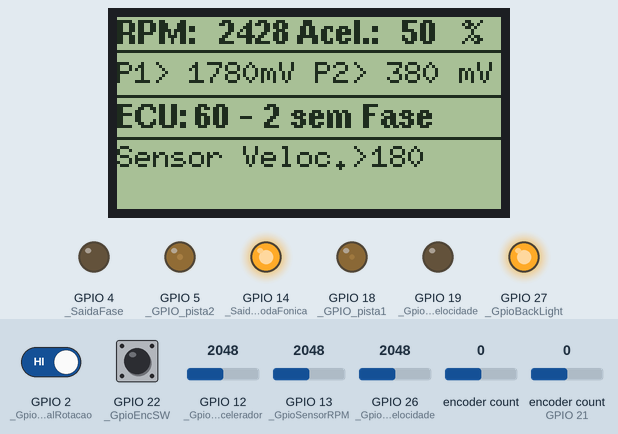
The program below on a simulated ESP32. Shown: 128×64 one-colour display, output pins drawn as LEDs (lit = HIGH). Dashed ring = blinking. The test bench sets the inputs (shaded band); at power-on: GPIO 22 (_GpioEncSW) HIGH, GPIO 2 (_GpioLigaSinalRotacao) HIGH, GPIO 12 (_GpioSensorAcelerador) = 2048, GPIO 13 (_GpioSensorRPM) = 2048, GPIO 26 (_GpioSensorVelocidade) = 2048, encoder count 0, encoder count (sensor on GPIO 21) 0. What the program prints to the serial monitor is not drawn.

Above: at 3.2 s.
3.3 s: GPIO 22 (_GpioEncSW) pulled LOW for 0.15 s
At 3.86 s:
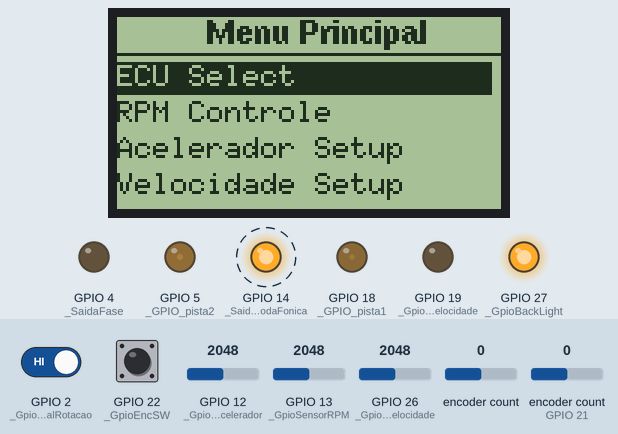
4.0 s: GPIO 22 (_GpioEncSW) pulled LOW for 1 s
At 5.45 s:
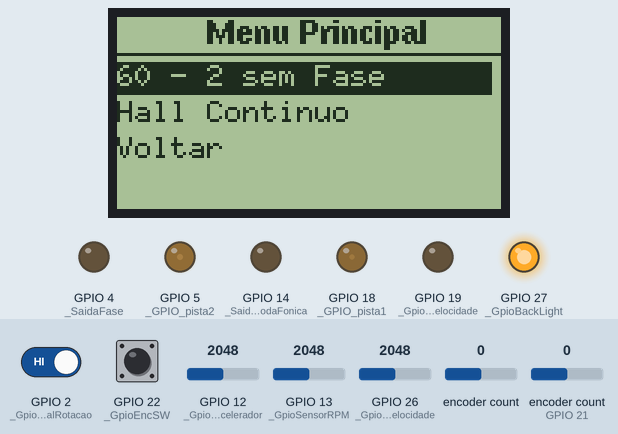
5.6 s: GPIO 22 (_GpioEncSW) pulled LOW for 0.15 s
At 6.2 s:
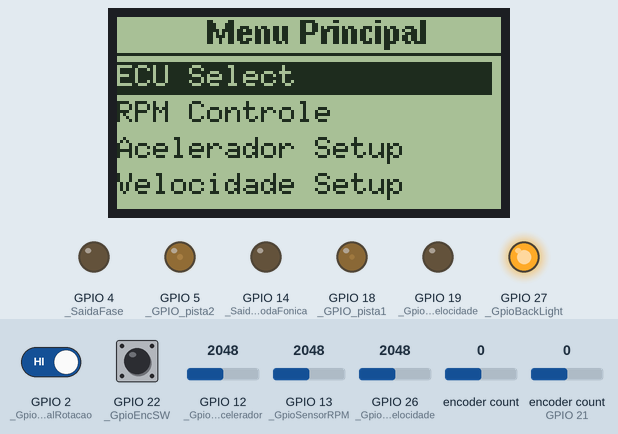
6.3 s: GPIO 2 (_GpioLigaSinalRotacao) driven LOW
At 7.1 s:
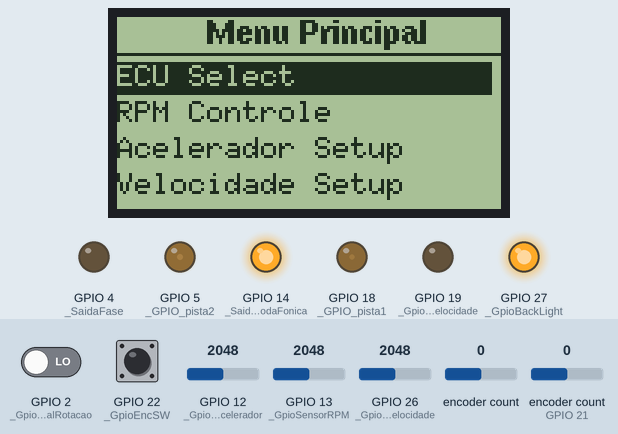
7.8 s: GPIO 2 (_GpioLigaSinalRotacao) driven HIGH
At 9.3 s:
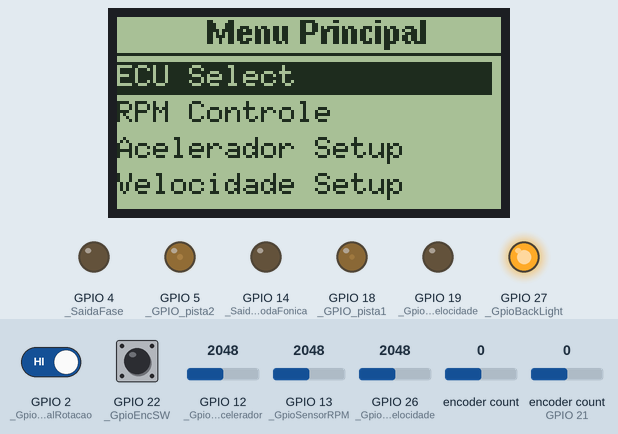
Timing chart, 0 to 11.8 s (numbered marks = the images above; inputs shaded):
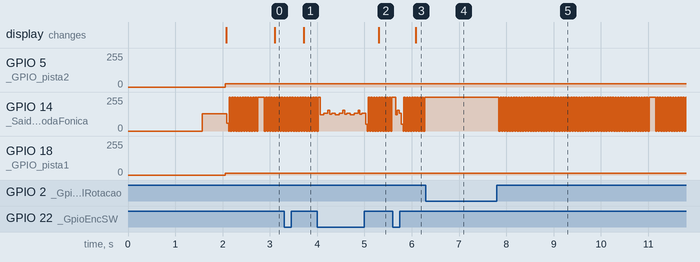

The program:

main.cpp
```cpp
#include <U8g2lib.h>
#include "esp_system.h"

#include <Arduino.h>
#include <HardwareSerial.h>
#include <WString.h>

#include <rom/gpio.h>
#include <ESP32Encoder.h>

/*GPIO1*/
/*GPIO2*/ #define _GpioLigaSinalRotacao 2       //Chave ligar sinal de rotação ativa em nivel alto
/*GPIO3*/
/*GPIO4*/ #define _SaidaFase 4                  // Saida sinal fase para placa de conversão
/*GPIO5*/ #define _GPIO_pista2 5                 // define GPIO 5 com saida PWM para pista 2
/*GPIO12*/#define _GpioSensorAcelerador 12      // Potenciometro controle Acelerador
/*GPIO13*/#define _GpioSensorRPM 13             // Potenciometro controle rpm
/*GPIO14*/#define _SaidaRodaFonica 14           //Saida sinal Rotação para placa de conversão
/*GPIO15*/
/*GPIO16*/
/*GPIO17*/
/*GPIO18*/#define _GPIO_pista1 18                //saida PWM para pista 1
/*GPIO19*/#define _GpioSaidaSinalVelocidade 19  //Saida sinal velocidade
/*GPIO21*/#define _GpioEncCLK 21                 //Botão Giro encoder
/*GPIO22*/#define _GpioEncSW 22                 //Botão click encoder
/*GPIO23*/#define _GpioEncDT 23               //Botão Giro encoder
/*GPIO25  UG2Lib*/
/*GPIO26 */#define _GpioSensorVelocidade 26 // Potenciometro controle velocidade
/*GPIO27*/#define _GpioBackLight 27 // Iluminação do display
/*GPIO32 UG2Lib*/
/*GPIO33 UG2Lib*/
/*GPIO34 UG2Lib*/
/*GPIO35*/
/*GPIO36*/
/*GPIO39*/

String Rotacao [][200] {
  /*index 0 - 60-2*/{
    "0", "1", "0", "1", "0", "1", "0", "1", "0", "1", "0", "1", "0", "1", "0", "1", "0", "1", "0", "1",
    "0", "1", "0", "1", "0", "1", "0", "1", "0", "1", "0", "1", "0", "1", "0", "1", "0", "1", "0", "1",
    "0", "1", "0", "1", "0", "1", "0", "1", "0", "1", "0", "1", "0", "1", "0", "1", "0", "1", "0", "1",
    "0", "1", "0", "1", "0", "1", "0", "1", "0", "1", "0", "1", "0", "1", "0", "1", "0", "1", "0", "1",
    "0", "1", "0", "1", "0", "1", "0", "1", "0", "1", "0", "1", "0", "1", "0", "1", "0", "1", "0", "1",
    "0", "1", "0", "1", "0", "1", "0", "1", "0", "1", "0", "1", "0", "1", "0", "1", "0", "0", "0", "F"
  },
  /*index "1" - Hall Continuo*/{
    "1", "0", "0", "1", "0", "0", "1", "0", "F"
  },

  /*index "2" - PLD 6 Cil*/{
    "1", "1", "0", "F"
  },
  /*index "1" - PLD 6 Cil*/{
    "1", "1", "0", "F"
  },
  /*index "1" - PLD 6 Cil*/{
    "1", "1", "0", "F"
  },
  /*index "1" - PLD 6 Cil*/{
    "1", "1", "0", "F"
  },
  /*index "1" - PLD 6 Cil*/{
    "1", "1", "0", "F"
  },
  /*index "1" - PLD 6 Cil*/{
    "1", "1", "0", "F"
  }
};


volatile int _indiceItensMenuECU = 0;


String itensMenuECU[] =
{
  "60 - 2 sem Fase",     /*0*/
  "Hall Continuo",  /*1*/
  "Voltar"      /*8*/
};


// --- Variáveis Globais ---
int _indiceMenu = 0;
String itensMenu[] =
{
  "ECU Select",
  "RPM Controle",
  "Acelerador Setup",
  "Velocidade Setup",
  "Voltar"
};


String itensMenuParametros[5] =
{
  "aaaaaaaa",
  "bbbbbbbb",
  "cccccccc",
  "dddddddd",
  "Voltar"
};
String itensAjuste[3] =
{
  "RPM",
  "ACEL",
  "AMP"
};

unsigned leitura;
unsigned _TamnhoMenu = 0;

long oldPosition  = -999;
int OldRpmSet = 0;
int OldAcelSet = 0;
int OldAmpSet = 30;
int OlditensMenuECUSel = 0;

volatile int RpmSet;
volatile int RpmSetInjetor;
volatile int AcelSet;

int numeroItensAjuste;
int itensMenuECUSel = 1;
int itensMenuParametrosSel = 0;
int coluna;
int linha;
int interrupcao = 0;
int counter = 0; //
int _intervalo;  //
int teste = 0;   //
int pwm2Duty = 50;    //PWM 1 sem uso
int media = 0;   //Define a média das leituras
int _PMSDentes = 60;     //Define a dentes roda fonica
int _PMSFalha = 2;    //Define a dentes roda fonica
//int _SensorPMS = 1; //Define tipo sensor roda fonica 1=Hall 2 = Fonico
int _idMenu = 0;     //Define menu geral
int _idSubMenu = 0;    //Define menu geral
int _idMenuBobina = 0;    //Define menu geral
int _idMenuRelPrin = 0;   //Define menu geral
int _idMenuPMS = 0;;     //Define valor nuPMS
int _idMenuImmo = 0;
int _DisplayTempAgua = 0;
int _DisplayTempAr = 0;
int _DisplayMAP = 0;
//int _SinalRotacao = 20; //Recebe analogRead(_GpioSinalRotacao)
int _SinalVelocidade = analogRead(_GpioSensorVelocidade); //Recebe analogRead(_GpioSensorVelocidade)
int _clockDivisor = 12;

int media1 = 0;
int valor = 0;
int med = 0;


double _MenuTimer = 0;
int _HzSendorRotacao = 30;
double _PVCorrente = 0.0;
double _STCorrente = 0.590;
double _PVTensao = 12.85;

double medir = millis() + 500;
double _lagMenu = millis();

String _txtPMS = "60-2";
String _txtImmoStatus = "Ativo";
String _txtSensor = "Hall";
String _txtRP = "(-)";
String _txtFase = "Nao";
String _ECUModelo = "ME749-C3-1.4-Flex";

char *itensSubMenu[5];
char flag_enc = 1;
char pwm1Status = 0;
char pwm2Status = 0;

boolean    _ajusteRPM = 0;
boolean    _ajusteAcel = 0;
boolean    _ajusteAmp = 0;
boolean    _ajusteMenuECU = 0;

boolean    _flagEncoder = 0; //indica giro do emcoder
boolean    _flagMenu = 0;    //Habilta menu
boolean    _flagSubMenu = 0; //Habilta submenu
boolean    _flagSelect = 0;    //Habilta Botão Select
boolean    _fase = 1;      //Habilta sinal da fas
boolean    _encoder = 0;
volatile boolean    _acionaRpm = 0;

float ECT = 0.00;
float ACT = 0.00;

U8G2_ST7920_128X64_1_SW_SPI u8g2(U8G2_R0, /* Enable=*/25, /* RW=*/32, /* RS=*/33, /* reset=*/  34);

ESP32Encoder encoder;

// --- Protótipo das Funções ---
//TaskHandle_t Task1;
//void coreTaskZero( void * pvParameters );
//void coreTaskOne( void * pvParameters );
//void u8g_prepare();
void CarregaVariaveisMenu();
void startTimer();
void LerEncoder();
void TelaInicial();
void TelaPrincipal();
void TelaMenu();
void TelaMenuECU();
void TelaMenuParametros();
void draw(int tela);
void stopTimer();
void cb_timer();
void StrCpy (int *destino, int *origem);

TaskHandle_t InterfaceTasck;
TaskHandle_t TaskControleCorrente;
TaskHandle_t TaskRodaFonica;
TaskHandle_t TaskSaidaVelocidade;

//void InterfaceTasck( void * pvParameters );
void TaskControleCorrenteCode( void * pvParameters );
void SaidaVelocidade( void * pvParameters );
void RodaFonica( void * pvParameters );
void InterfaceCode( void * pvParameters );
// LED pins


void setup() {
  Serial.begin(115200);

  encoder.setCount(0);// set starting count value
  encoder.attachHalfQuad(_GpioEncCLK, _GpioEncDT); // Define GPIO do encode CLK e DT

  Serial.begin(115200);
  Serial.println("Inicio Sistema");

  u8g2.begin();
  u8g2.enableUTF8Print();

  pinMode(_SaidaFase, OUTPUT);
  pinMode(_SaidaRodaFonica, OUTPUT);
  pinMode(_GPIO_pista1, OUTPUT);
  pinMode(_GPIO_pista2, OUTPUT);
  pinMode(_GpioSaidaSinalVelocidade, OUTPUT);
  pinMode(_GpioBackLight, OUTPUT);

  pinMode(_GpioLigaSinalRotacao, INPUT);
  //pinMode(_GpioSinalRotacao, INPUT);
  pinMode(_GpioEncCLK, INPUT);
  pinMode(_GpioEncDT, INPUT);
  pinMode(_GpioEncSW, INPUT);
  pinMode(_GpioSensorVelocidade, INPUT);

  u8g2.setFontRefHeightExtendedText();
  u8g2.setFontPosTop();

  ledcAttachPin(_GPIO_pista1, 0);//Atribuimos o pino 23 ao canal 0.
  ledcSetup(0, 1000, 8);//Atribuimos ao canal 0 a frequencia de 1000Hz com resolucao de 10bits.

  ledcAttachPin(_GPIO_pista2, 1);//Atribuimos o pino 22 ao canal 1.
  ledcSetup(1, 1000, 8);//Atribuimos ao canal 1 a frequencia de 1000Hz com resolucao de 10bits.
  digitalWrite(_GpioBackLight, 1);

  xTaskCreatePinnedToCore(
    InterfaceCode,   /* Task function. */
    "InterfaceTasck",     /* name of task. */
    10000,       /* Stack size of task */
    NULL,        /* parameter of the task */
    3,           /* priority of the task */
    &InterfaceTasck,      /* Task handle to keep track of created task */
    1);          /* pin task to core 0 */
  delay(500);

  xTaskCreatePinnedToCore(
    TaskControleCorrenteCode,   /* Task function. */
    "TaskControleCorrente",     /* name of task. */
    10000,       /* Stack size of task */
    NULL,        /* parameter of the task */
    1,           /* priority of the task */
    &TaskControleCorrente,      /* Task handle to keep track of created task */
    1);          /* pin task to core 0 */
  delay(500);

  xTaskCreatePinnedToCore(
    SaidaVelocidade,   /* Task function. */
    "TaskSaidaVelocidade",     /* name of task. */
    2000,       /* Stack size of task */
    NULL,        /* parameter of the task */
    1,           /* priority of the task */
    &TaskSaidaVelocidade,      /* Task handle to keep track of created task */
    1);          /* pin task to core 0 */
  delay(500);


  xTaskCreatePinnedToCore(
    RodaFonica,   /* Task function. */
    "TaskRodaFonica",     /* name of task. */
    10000,       /* Stack size of task */
    NULL,        /* parameter of the task */
    1,           /* priority of the task */
    &TaskRodaFonica,      /* Task handle to keep track of created task */
    0);          /* pin task to core 1 */
  delay(500);


}

void InterfaceCode( void * pvParameters ) {
  Serial.print("Task1 running on core ");
  Serial.println(xPortGetCoreID());

  while (true) {
    media = 0;
    TelaInicial();
    delay(2000);

simulando: /*Inicio Área de Simulação*/

    if (digitalRead(_GpioLigaSinalRotacao) == LOW) { /*Sinal da chave que liga sinal de rotação*/

      digitalWrite(_SaidaRodaFonica, 1);
      digitalWrite(_SaidaFase, 1);
      RpmSet = 0;
      OldRpmSet = 0;
    } else {
      RpmSetInjetor = map(analogRead(_GpioSensorRPM), 1, 4095, 3000, 50);
    }

    AcelSet = map(analogRead(_GpioSensorAcelerador), 1, 4095, 0, 100);
    ledcWrite(0, map(AcelSet, 0, 100, 25, 5));
    ledcWrite(1, map(AcelSet, 0, 100, 35, 16));
    _HzSendorRotacao = map(analogRead(_GpioSensorVelocidade), 1, 4095, 60, 300);


    if (!digitalRead(_GpioEncSW)) {/*Sinal da chave encoder acionada*/
      _flagMenu = 1;
      _MenuTimer += 1;
    } else {
      _lagMenu = millis() + 1000;
    }


    if (digitalRead(_GpioEncSW)& _MenuTimer > 1) {/*Sinal da chave encoder livre e variavel menu >1*/
      numeroItensAjuste += 1;
      _MenuTimer = 0;
      _MenuTimer = 1;
      _flagMenu = 0;
      _flagSubMenu = 0;
      _idMenu = 0;
      //_indiceItensMenuECU = 0;
      goto menuPrincipal;
      if (numeroItensAjuste > 2)numeroItensAjuste = 0;
    }

    TelaPrincipal();

    goto simulando;  /* ----------< Termino Área de Simulação >--------------*/

menuPrincipal:       /*------------< Inicio Area de Menu >---------------  */
    _flagMenu = 0;
    TelaMenu();
    while (!digitalRead(_GpioEncSW)) { /*Sinal da chave encoder acionada*/
      _flagMenu = 1;
    }

    if (digitalRead(_GpioEncSW) & _flagMenu == 1 & _idMenu == 4 ) {
      _flagMenu = 0;
      goto simulando;
    }

    if (_idMenu == 0 & _flagMenu == 1) {
      goto subMenu;
    }

    goto menuPrincipal; /**/

subMenu: /* Area de Sub menu */

    _flagMenu = 0;
    TelaMenuECU();

    while (!digitalRead(_GpioEncSW)) { /*Sinal da chave encoder acionada*/
      _flagMenu = 1;
    }
    if (digitalRead(_GpioEncSW) & _flagMenu == 1 ) {
      if (_idMenu < sizeof(itensMenuECU) / sizeof(String) - 1) {
        _flagMenu = 0;
        _indiceItensMenuECU = _idMenu;
        Serial.println("Grava");
        goto menuPrincipal;
      }
      _indiceItensMenuECU = sizeof(itensMenuECU) / sizeof(String) - 1;
      Serial.println("Voltar");
      goto menuPrincipal;
    }

    goto subMenu;
  }
} /* termino tarefa InterfaceCode*/

void SaidaVelocidade( void * pvParameters ) {
  Serial.print("SaidaVelocidade Rodando ");
  Serial.println(xPortGetCoreID());
  while (true) {

    TickType_t tasckDelay = 5 / portTICK_PERIOD_MS;
    vTaskDelay(tasckDelay);
  }
}

void RodaFonica( void * pvParameters ) {
  Serial.print("RodaFonica Rodando ");
  Serial.println(xPortGetCoreID());

  int fase = 0;
  int ciclo = 0;

  float periodo = 0;//millis();
  int alta, baixa;
  char teste;
  int rpm = 0;

  while (true) {

    if (digitalRead(_GpioLigaSinalRotacao)) {

      ets_delay_us(RpmSetInjetor);
      if (Rotacao[_indiceItensMenuECU][fase] == "F") {
        fase = 0;
        RpmSet =  (float)(1 / (ciclo / 100000000.0));
        ciclo = 0;

      } else {
        if (Rotacao[_indiceItensMenuECU][fase] == "1") {
          digitalWrite(_SaidaRodaFonica, 0);
        } else {
          digitalWrite(_SaidaRodaFonica, 1);
        }

        fase += 1;
        ciclo += RpmSetInjetor;
      }
    } else {
      fase = 0;
      RpmSet = 0;
      ciclo = 0;
    }

  }
}


void TaskControleCorrenteCode( void * pvParameters ) {
  Serial.print("TaskControleCorrenteCode ");
  Serial.println(xPortGetCoreID());

  while (true) {

    TickType_t tasckDelay = 5 / portTICK_PERIOD_MS;
    vTaskDelay(tasckDelay);
  }

}

/* ///////////////////////////////////////////////////////////// */
void TelaInicial() {

  u8g2.firstPage();
  do {
    u8g2.setFont(u8g_font_unifont);
    u8g2.drawStr(11, 9, "LH Mecatronica");
    u8g2.drawStr(11, 26, "Simudador ECU ");
    u8g2.drawStr(11, 46, "Linha Leve Ver. 2.0");
    u8g2.drawFrame(0, 0, 128, 64);
    u8g2.drawFrame(2, 2, 124, 60);
  } while (u8g2.nextPage());
}


/* /////////////////////////////////////////////////////////////*/

void TelaPrincipal()  //
{
  u8g2.firstPage();
  do {
    u8g2.setFont(u8g_font_helvB08);
    u8g2.drawStr(0, 0, "RPM: ");

    u8g2.setCursor(34, 0);
    u8g2.print(RpmSet);

    u8g2.drawStr(60, 0, "Acel.:         %");

    u8g2.setCursor(95, 0);
    u8g2.print(AcelSet);

    u8g2.setFont(u8g2_font_6x10_tr);
    u8g2.drawHLine(0, 11, 128);
    u8g2.drawStr(0, 14, "P1> 1780mV P2> 380 mV");

    u8g2.setFont(u8g_font_helvB08);
    u8g2.drawHLine(0, 26, 128);
    u8g2.drawStr(0, 28, "ECU:");
    u8g2.setCursor(26, 28);
    //if (itensMenuECU[_indiceItensMenuECU] == "Voltar") {
    //    u8g2.print("Selecione ECU");
    //} else{
    u8g2.print(itensMenuECU[_indiceItensMenuECU]);
    //}
    u8g2.setFont(u8g2_font_6x10_tr);
    u8g2.drawHLine(0, 40, 128);
    u8g2.drawStr(0, 42, "Sensor Veloc.>>        KHz" );
    u8g2.setCursor(85 , 42);
    u8g2.print(_HzSendorRotacao);

  } while (u8g2.nextPage());

}


/*
   /////////////////////TelaMenuECU///////////////////////////////
*/

void TelaMenu()  //
{
  u8g2.firstPage();
  int _lengthString = sizeof(itensMenu) / sizeof(String);
  int _lengthEncoderMax = _lengthString * 4;
  _ajusteMenuECU = 1;

  if (encoder.getCount() < 0)encoder.setCount(0);
  if (encoder.getCount() >= _lengthEncoderMax)encoder.setCount(_lengthEncoderMax);
  itensMenuECUSel = map(encoder.getCount(), 0, _lengthEncoderMax, 0, _lengthString - 1 );
  int item = 0;
  if (itensMenuECUSel > 3) {
    item = itensMenuECUSel - 3;
  }
  do {
    int x = 0, y = 0;
    u8g2.setFont(u8g_font_helvB08);
    u8g2.setCursor(30, 0);
    u8g2.print("Menu Principal");
    u8g2.drawLine(x, y += 12, 128, y);
    u8g2.setFont(u8g2_font_6x10_mf);
    u8g2.setDrawColor(1);
    y -= 9;
    for (int i = 0; i < 4; i++) {
      if (i + item == itensMenuECUSel) {
        u8g2.setDrawColor(1);
        u8g2.drawBox(x, y += 12, 125, 11);
        u8g2.setDrawColor(0);
        u8g2.setCursor(x, y);
        u8g2.print(itensMenu[i + item]);
        u8g2.setDrawColor(1);
        _idMenu = i + item;

      } else {
        u8g2.setCursor(x, y += 12);
        u8g2.print(itensMenu[i + item]);
      }
    }
  } while (u8g2.nextPage());
}

void TelaMenuECU()  //
{
  u8g2.firstPage();
  int _lengthString = 8;//sizeof(itensMenuECU) / sizeof(String) - 1;
  int _lengthEncoderMax = _lengthString * 4;
  _ajusteMenuECU = 1;

  if (encoder.getCount() < 0)encoder.setCount(0);
  if (encoder.getCount() >= _lengthEncoderMax)encoder.setCount(_lengthEncoderMax);
  itensMenuECUSel = map(encoder.getCount(), 0, _lengthEncoderMax, 0, _lengthString );
  int item = 0;
  if (itensMenuECUSel > 3) {
    item = itensMenuECUSel - 3;
  }
  do {
    int x = 0, y = 0;
    u8g2.setFont(u8g_font_helvB08);
    u8g2.setCursor(30, 0);
    u8g2.print("Menu Principal");
    u8g2.drawLine(x, y += 12, 128, y);
    u8g2.setFont(u8g2_font_6x10_mf);
    u8g2.setDrawColor(1);
    y -= 9;
    for (int i = 0; i < 4; i++) {
      if (i + item == itensMenuECUSel) {
        u8g2.setDrawColor(1);
        u8g2.drawBox(x, y += 12, 125, 11);
        u8g2.setDrawColor(0);
        u8g2.setCursor(x, y);
        u8g2.print(itensMenuECU[i + item]);
        u8g2.setDrawColor(1);
        _idMenu = i + item;
        _indiceItensMenuECU = _idMenu;

      } else {
        u8g2.setCursor(x, y += 12);
        u8g2.print(itensMenuECU[i + item]);
      }
    }
  } while (u8g2.nextPage());

}
/*
   /////////////// TelaMenuParametros() ///////////////
*/
void TelaMenuParametros()  //
{
  u8g2.firstPage();


  if (encoder.getCount() < 0)encoder.setCount(0);
  if (encoder.getCount() >= 40)encoder.setCount(40);
  itensMenuParametrosSel = map(encoder.getCount(), 0, 40, 0, 4);

  int item = 0;
  if (itensMenuECUSel > 3) {
    item = itensMenuParametrosSel - 3;
  }
  do {
    int x = 0, y = 0;
    u8g2.setFont(u8g_font_helvB08);
    u8g2.drawStr(30, 0, "Parametros");
    u8g2.drawLine(x, y += 12, 128, y);
    u8g2.setFont(u8g2_font_6x10_mf);
    u8g2.setDrawColor(1);
    y -= 9;
    for (int i = 0; i < 4; i++) {
      if (i + item == itensMenuParametrosSel) {
        u8g2.setDrawColor(1);
        u8g2.drawBox(x, y += 12, 125, 11);
        u8g2.setDrawColor(0);
        u8g2.setCursor(x, y);
        u8g2.print(itensMenuParametros[i + item]);
        u8g2.setDrawColor(1);
        _idMenu = i + item;
      } else {
        u8g2.setCursor(x, y += 12);
        u8g2.print(itensMenuParametros[i + item]);
      }
    }
  } while (u8g2.nextPage());

}


/*
   ///////////////////draw//////////////////////
*/
/*void draw(int tela) //
  {
  u8g_prepare();
  switch (tela) {
    case 1:
      TelaInicial();
      break;
    case 2:
      TelaPrincipal();
      break;
    case 3:
      //TelaMenuPrincipal();
      break;
  }
  }**/


/*
   /////////////////LerEncoder///////////////////
*/
void LerEncoder() {
  _flagEncoder = 1;
  _MenuTimer = millis() + 5000;
  if (_intervalo < millis()) {
    if (digitalRead(_GpioEncCLK) == 0) {
      //Seral.println(14);
      interrupcao += 1;
      _intervalo = millis() + 200;
    }
    if (digitalRead(_GpioEncDT) == 0) {
      //Seral.println(13);
      interrupcao -= 1;
      _intervalo = millis() + 200;
    }
  }
}


/*
   //////////////////////u8g_prepare//////////////////////
*/
/*void u8g_prepare() //
  {
  u8g2.setFont(u8g2_font_6x10_tr);
  u8g2.setFontRefHeightExtendedText();
  //u8g2.setDesetDefaultForegroundColor();
  u8g2.setFontPosTop();
  }*/

void CarregaVariaveisMenu() {
  switch (_idMenu) {
    case 0:
      switch (_idSubMenu) {
        case 0:
          _PMSDentes = 60;
          _PMSFalha = 2;
          _txtPMS = "60 -2";
          break;
        case 1:
          _PMSDentes = 30;
          _PMSFalha = 2;
          _txtPMS = "30 -2";
          break;
        case 2:
          _PMSDentes = 10;
          _PMSFalha = 2;
          _txtPMS = "10 -2";
          break;
        case 3:
          _PMSDentes = 4;
          _PMSFalha = 0;
          _txtPMS = "Hall";
          break;
      }
      break;
    case 1:
      switch (_idSubMenu) {
        case 0:
          _txtImmoStatus = "Ativo";
          _clockDivisor = 12;
          break;
        case 1:
          _txtImmoStatus = "Inativo";
          _clockDivisor = 1;
          break;
      }

    case 2:
      switch (_idSubMenu) {
        case 0:
          break;
        case 1:
          break;
      }
      break;
    case 3:
      switch (_idSubMenu) {
        case 0:
          _fase = 1;
          _txtFase = "SIM";
          break;
        case 1:
          _fase = 0;
          _txtFase = "NAO";
          break;
      }
      break;
    case 4:
      switch (_idSubMenu) {
        case 0:

          break;
        case 1:

          break;
      }
      break;
  }
}

void StrCpy (int *destino, int *origem)
{
  for (int i = 0; i < 120; ++i) {
    destino[i] = origem[i];
  }
}
void loop() {}
```

Measured:
- after the input at 3.3 s, the display: changes after 0.41 s (image 1)
- after the input at 4.0 s, the display: changes after 1.3 s (image 2)
- after the input at 5.6 s, the display: changes after 0.48 s (image 3)
- after the input at 6.3 s, GPIO 14 (_SaidaRodaFonica): stops changing and stays 255/255
- after the input at 7.8 s, GPIO 14 (_SaidaRodaFonica): goes 57 × (0/255 0.03 s, 255/255 0.03 s), 0/255 0.03 s, 255/255 0.14 s, 11 × (0/255 0.03 s, 255/255 0.03 s), 0/255 0.03 s, then 255/255, starting at once
